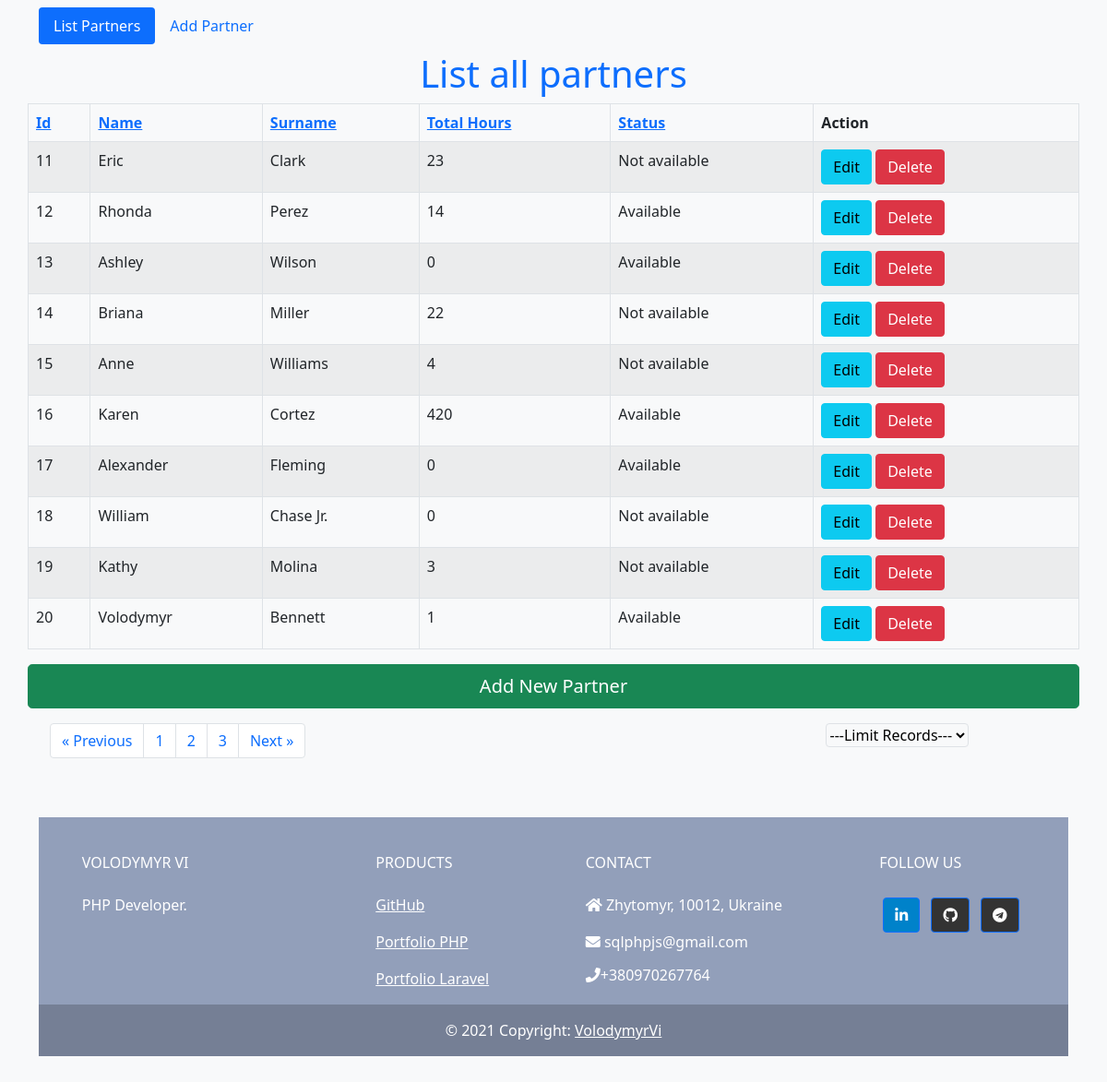
The app's page /index.php?page=2 with its own data.
### tables this page shows
CREATE TABLE `partners` (
  `id` int(11) NOT NULL,
  `name` varchar(100) NOT NULL,
  `surname` varchar(100) NOT NULL,
  `total_hours` int(11) NOT NULL DEFAULT '0',
  `status` tinyint(1) NOT NULL
);

### index.php (the view, shortened to what this page needs)
<?php session_start();
require('/home/phpprogr/domains/phpprogrammer.in.ua/public_html/test/connect.php');
$sort_list = array(
	'id_asc'   => '`id`',
	'id_desc'  => '`id` DESC',
	'name_asc'  => '`name`',
	'name_desc' => '`name` DESC',
	'surname_asc'  => '`surname`',
	'surname_desc' => '`surname` DESC',
	'total_hours_asc'   => '`total_hours`',
	'total_hours_desc'  => '`total_hours` DESC',
	'status_asc'   => '`status`',
	'status_desc'  => '`status` DESC',
);
$sort = @$_GET['sort'];
if (array_key_exists($sort, $sort_list)) {
	$sort_sql = $sort_list[$sort];
} else {
	$sort_sql = reset($sort_list);
}
function sort_link_th($title, $a, $b) {
	$sort = @$_GET['sort'];
	if ($sort == $a) {
		return '<a class="active" href="?sort=' . $b . '">' . $title . ' <i>▲</i></a>';
	} elseif ($sort == $b) {
		return '<a class="active" href="?sort=' . $a . '">' . $title . ' <i>▼</i></a>';
	} else {
		return '<a href="?sort=' . $a . '">' . $title . '</a>';
	}
}
$limit = isset($_POST["limit-records"]) ? $_POST["limit-records"] : 10;
$page = isset($_GET['page']) ? $_GET['page'] : 1;
$start = ($page - 1) * $limit;
$result = $mysqli->query("SELECT * FROM partners ORDER BY {$sort_sql} LIMIT $start, $limit");
$partners = $result->fetch_all(MYSQLI_ASSOC);
$result1 = $mysqli->query("SELECT count(id) AS id FROM partners");
$custCount = $result1->fetch_all(MYSQLI_ASSOC);
$total = $custCount[0]['id'];
$pages = ceil($total / $limit);
$Previous = $page - 1;
$Next = $page + 1;
?>
<!DOCTYPE html>
<html lang="en">
<head>
    <link href="https://cdn.jsdelivr.net/npm/bootstrap@5.1.0/dist/css/bootstrap.min.css" rel="stylesheet">
    <link rel="stylesheet" href="https://use.fontawesome.com/releases/v5.11.2/css/all.css" />
</head>
<body class=" bg-light">
    <div class="container">
        <nav class="navbar navbar-expand-lg navbar-light bg-light">
            <ul class="nav nav-pills ">
                <li class="nav-item">
                    <a class="nav-link active" aria-current="page" href="/">List Partners</a>
                </li>
                <li class="nav-item">
                    <a class="nav-link" href="/create.php">Add Partner</a>
                </li>
            </ul>
        </nav>
        <h1 class="text-primary text-center">List all partners</h1>
        <div class="row justify-content-center">
            <table id="" class="table table-striped table-bordered">
                <thead>
                    <tr>
                        <th><?php echo sort_link_th('Id', 'id_asc', 'id_desc'); ?></th>
                        <th><?php echo sort_link_th('Name', 'name_asc', 'name_desc'); ?></th>
                        <th><?php echo sort_link_th('Surname', 'surname_asc', 'surname_desc'); ?></th>
                        <th><?php echo sort_link_th('Total Hours', 'total_hours_asc', 'total_hours_desc'); ?></th>
                        <th><?php echo sort_link_th('Status', 'status_asc', 'status_desc'); ?></th>
                        <th colspan="2">Action</th>
                    </tr>
                </thead>
                <tbody>
                    <?php foreach ($partners as $partner) :  ?>
                        <tr>
                            <td><?php echo $partner['id'] ?></td>
                            <td><?php echo $partner['name'] ?></td>
                            <td><?php echo $partner['surname'] ?></td>
                            <td><?php echo $partner['total_hours'] ?></td>
                            <td><?php
                                if ($partner['status'] == 0) {
                                    echo 'Not available';
                                } else {
                                    echo 'Available';
                                }
                                ?>
                            </td>
                            <td>
                                <a href="edit.php?id=<?php echo $partner['id']; ?>" class="btn btn-info">Edit</a>
                                <a href="index.php?delete=<?php echo $partner['id']; ?>" onclick="return confirm('Are you sure?')" class="btn btn-danger">Delete</a>
                            </td>
                        </tr>
                    <?php endforeach; ?>
                </tbody>
            </table>
            <a href="create.php" class="btn btn-success adding btn-lg">Add New Partner</a>
            <div class="row mt-3">
                <div class="col-md-8">
                    <nav aria-label="Page navigation">
                        <ul class="pagination">
                            <li class="page-item">
                                <a class="page-link" href="index.php?page=<?= $Previous; ?>" aria-label="Previous">
                                    <span aria-hidden="true">&laquo; Previous</span>
                                </a>
                            </li>
                            <?php for ($i = 1; $i <= $pages; $i++) : ?>
                                <li class="page-item"><a href="index.php?page=<?= $i; ?>" class="page-link"><?= $i; ?></a></li>
                            <?php endfor; ?>
                            <li class="page-item">
                                <a href="index.php?page=<?= $Next; ?>" aria-label="Next" class="page-link">
                                    <span aria-hidden="true">Next &raquo;</span>
                                </a>
                            </li>
                        </ul>
                    </nav>
                </div>
                <div class="col-md-4 text-center">
                    <form class="" method="post" action="#">
                        <select class="rounded border border-bottom bg-light" name="limit-records" id="limit-records">
                            <option disabled="disabled" selected="selected">---Limit Records---</option>
                        </select>
                    </form>
                </div>
            </div>
        </div>
    </div>
    <div class="container my-5">
        <footer class="text-center text-lg-start text-white" style="background-color: #929fba">
            <div class="container p-4 pb-0">
                <section class="">
                    <div class="row">
                        <div class="col-md-3 col-lg-3 col-xl-3 mx-auto mt-3">
                            <h6 class="text-uppercase mb-4 font-weight-bold">
                                Volodymyr Vi
                            </h6>
                            <p>
                                PHP Developer.
                            </p>
                        </div>
                        <div class="col-md-2 col-lg-2 col-xl-2 mx-auto mt-3">
                            <h6 class="text-uppercase mb-4 font-weight-bold">Products</h6>
                            <p>
                                <a href="https://github.com/VolodymyrVi" target="_blank" class="text-white">GitHub</a>
                            </p>
                            <p>
                                <a href="https://phpprogrammer.in.ua" target="_blank" class="text-white">Portfolio PHP</a>
                            </p>
                            <p>
                                <a class="text-white">Portfolio Laravel</a>
                            </p>
                        </div>
                        <div class="col-md-4 col-lg-3 col-xl-3 mx-auto mt-3">
                            <h6 class="text-uppercase mb-4 font-weight-bold">Contact</h6>
                            <p><i class="fas fa-home mr-3"></i> Zhytomyr, 10012, Ukraine</p>
                            <a href="mailto:sqlphpjs@gmail.com" style="text-decoration: none; color:white"><i class="fas fa-envelope mr-3"></i> sqlphpjs@gmail.com</a><br>
                            <a href="tel:+380970267764" style="text-decoration: none; color:white"><i class="mt-3 fas fa-phone mr-3"></i>+380970267764</a>
                        </div>
                        <div class="col-md-3 col-lg-2 col-xl-2 mx-auto mt-3">
                            <h6 class="text-uppercase mb-4 font-weight-bold">Follow us</h6>
                            <a class="btn btn-primary btn-floating m-1" style="background-color: #0082ca" href="https://www.linkedin.com/in/vlodymyrvi/" target="_blank" role="button"><i class="fab fa-linkedin-in"></i></a>
                            <a class="btn btn-primary btn-floating m-1" style="background-color: #333333" href="https://github.com/VolodymyrVi" target="_blank" role="button"><i class="fab fa-github"></i></a>
                            <a class="btn btn-primary btn-floating m-1" style="background-color: #333333" href="https://t.me/VolodymyrVi" target="_blank" role="button"><i class="fab fa-telegram"></i></a>
                        </div>
                    </div>
                </section>
            </div>
            <div class="text-center p-3" style="background-color: rgba(0, 0, 0, 0.2)">
                © 2021 Copyright:
                <a class="text-white" href="https://phpprogrammer.in.ua">VolodymyrVi</a>
            </div>
        </footer>
    </div>
</body>
</html>

### records on screen
partners: id "11", name "Eric", surname "Clark", total_hours "23", status "Not available"
partners: id "12", name "Rhonda", surname "Perez", total_hours "14", status "Available"
partners: id "13", name "Ashley", surname "Wilson", total_hours "0", status "Available"
partners: id "14", name "Briana", surname "Miller", total_hours "22", status "Not available"
partners: id "15", name "Anne", surname "Williams", total_hours "4", status "Not available"
partners: id "16", name "Karen", surname "Cortez", total_hours "420", status "Available"
partners: id "17", name "Alexander", surname "Fleming", total_hours "0", status "Available"
partners: id "18", name "William", surname "Chase Jr.", total_hours "0", status "Not available"
partners: id "19", name "Kathy", surname "Molina", total_hours "3", status "Not available"
partners: id "20", name "Volodymyr", surname "Bennett", total_hours "1", status "Available"

### other values on screen
$title "Id Name Surname Total Hours Status"
